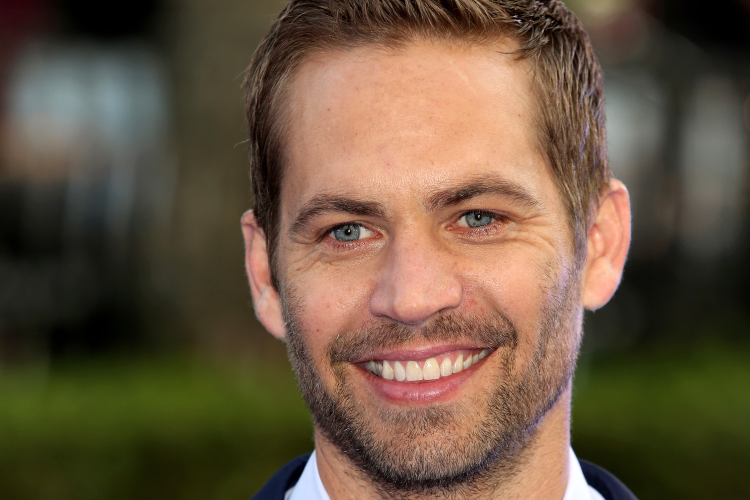
#> input picture OpenCV/paulwalker1.jpg, 1500 x 1000 px (shown at 1/2 size)
$ python face_detection.py
#> lines starting #> are read from the running program, lines starting #| are printed output that depends on the picture; after the words box and inside, x2 and y2 are one past the last pixel; in counts of white or black regions, pixels touching at a corner belong together
import cv2

face_cascade = cv2.CascadeClassifier('haarcascade_frontalface_alt2.xml')
image = cv2.imread('paulwalker1.jpg',1)
#> image is the input picture: shape (1000, 1500, 3); mean B, G, R 64.2, 84.9, 103.6

gray_image = cv2.cvtColor(image,cv2.COLOR_BGR2GRAY)
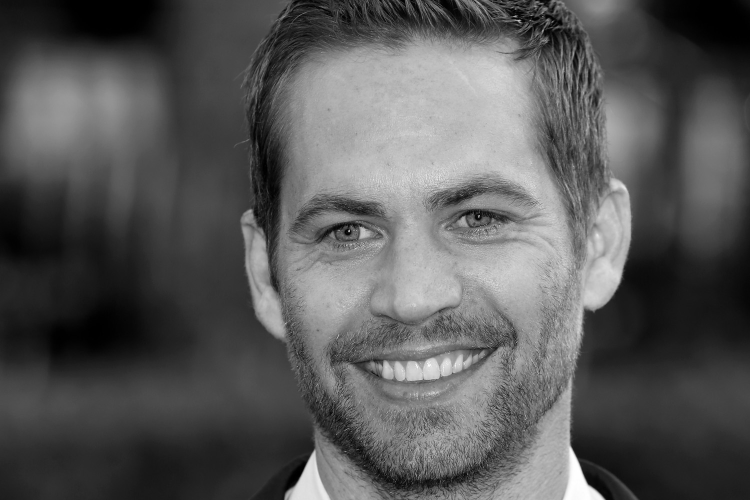
#> gray_image: shape (1000, 1500) (shown at 1/2 size); min 0, max 255, mean 88.1

faces = face_cascade.detectMultiScale(gray_image, scaleFactor = 1.05, minNeighbors = 5)
#> faces = [[480, 176, 707, 707]]

# Let us print the no. of faces found
print('Faces found: ', len(faces))
#| Faces found:  1
print(type(faces))
#| <class 'numpy.ndarray'>
print(faces)
#| [[480 176 707 707]]


for (x,y,w,h) in faces:
     cv2.rectangle(gray_image, (x, y), (x+w, y+h), (0, 255, 0), 3)
#> this loop made 1 pass
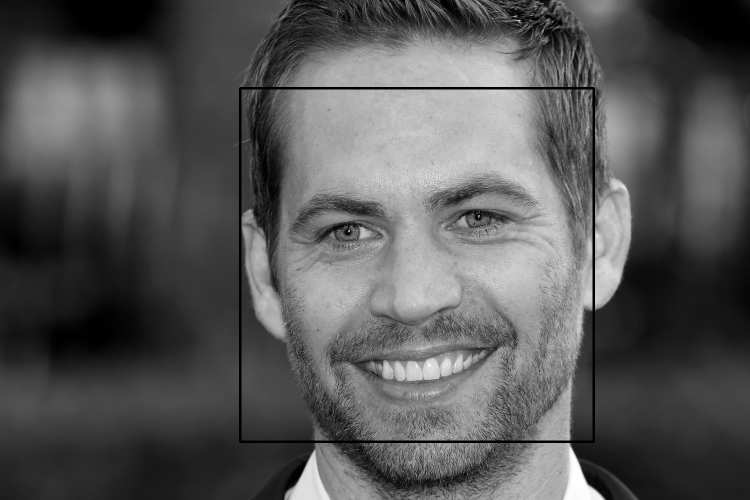
#> gray_image: shape (1000, 1500) (shown at 1/2 size); 0.94% of pixels changed, all inside (x1, y1, x2, y2) = (478, 174, 1190, 886)

image = cv2.resize(gray_image, (500,500))
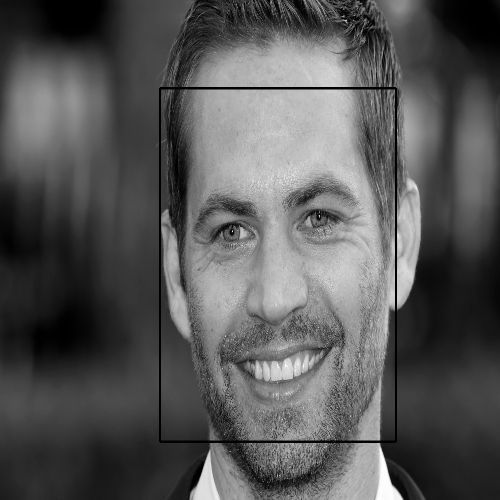
#> image: shape (500, 500); min 0, max 255, mean 87.3

cv2.imshow('image',image)

cv2.waitKey(0)
cv2.destroyAllWindows()
